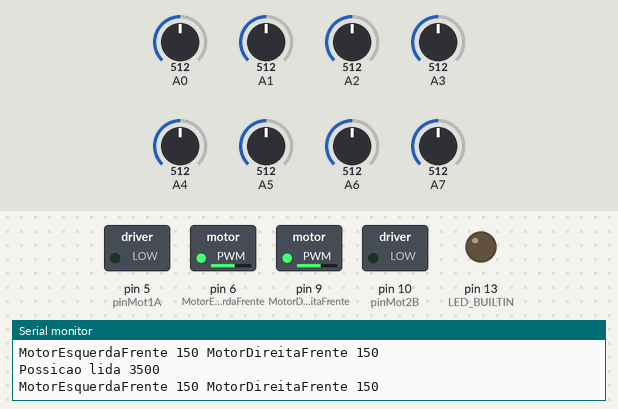
This sketch was run on a simulated Arduino Nano, built with avr-gcc and run on an emulated ATmega328P. Shown: switched loads named in the sketch (green lamp = pin HIGH), output pins drawn as LEDs (lit = HIGH), the last lines printed to the serial monitor. The test bench sets the inputs (shaded band); at power-on: A0 = 512, A1 = 512, A2 = 512, A3 = 512, A4 = 512, A5 = 512, A6 = 512, A7 = 512.

Above: at 11.2 s.
11.3 s: A0 set to 750
14.3 s: A0 set to 767
At 15.2 s:
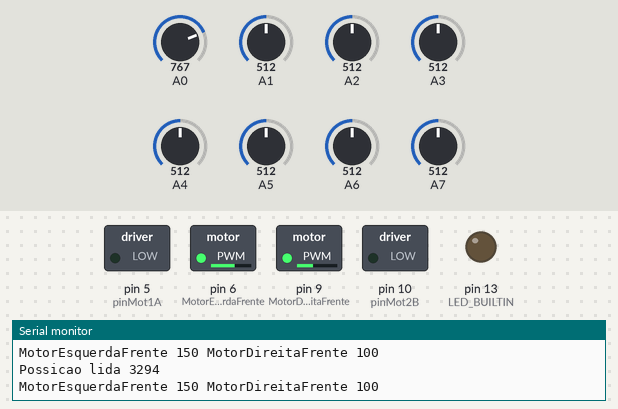
15.8 s: A0 set to 30
At 16.9 s:
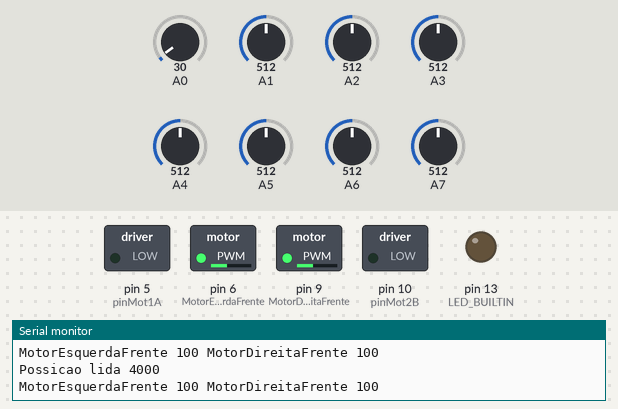
17.3 s: A0 set to 181
20.3 s: A0 set to 199
At 21.4 s:
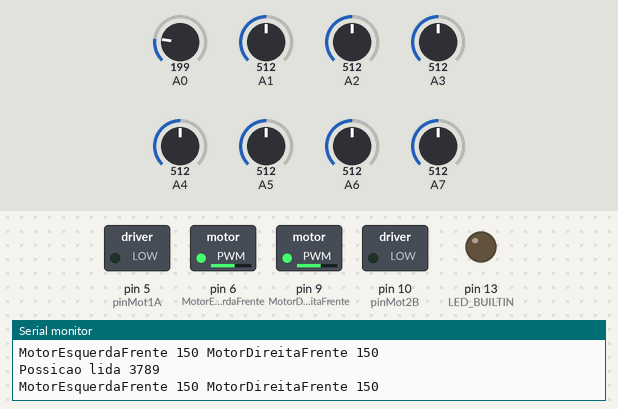
23.3 s: A1 set to 480
At 23.7 s:
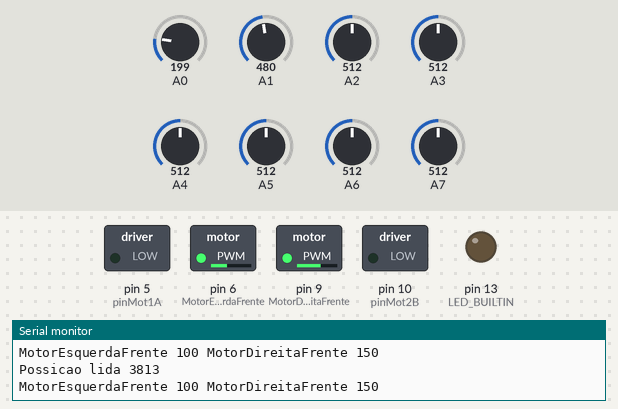
Timing chart, 0 to 25.8 s (numbered marks = the images above; inputs shaded):
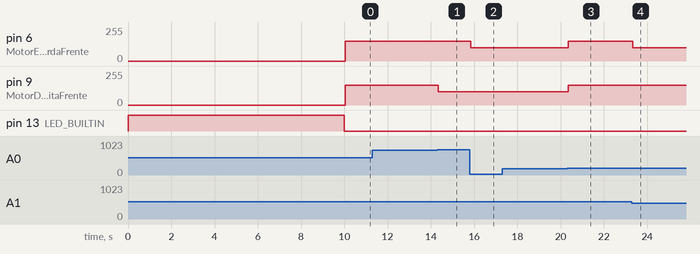

Measured:
- the behaviour switches between 759 and 760 on A0 (found by bisection; images 0 and 1)
- the behaviour switches between 189 and 190 on A0 (found by bisection; images 2 and 3)
- the behaviour switches between 499 and 498 on A1 (found by bisection; images 3 and 4)
- after the input at 14.3 s, pin 9 (MotorDireitaFrente): 150/255 → 100/255 after 0.05 s
- after the input at 15.8 s, pin 6 (MotorEsquerdaFrente): 150/255 → 100/255 at once
- after the input at 20.3 s, pin 6 (MotorEsquerdaFrente), pin 9 (MotorDireitaFrente): 100/255 → 150/255 after 0.06 s
- after the input at 23.3 s, pin 6 (MotorEsquerdaFrente): 150/255 → 100/255 at once

The sketch:

Teste03-10.ino
```cpp
#include <QTRSensors.h> //biblioteca do sensor

// This example is designed for use with six analog QTR sensors. These
// reflectance sensors should be connected to analog pins A0 to A5. The
// sensors' emitter control pin (CTRL or LEDON) can optionally be connected to
// digital pin 2, or you can leave it disconnected and remove the call to
// setEmitterPin().
//
// The setup phase of this example calibrates the sensors for ten seconds and
// turns on the Arduino's LED (usually on pin 13) while calibration is going
// on. During this phase, you should expose each reflectance sensor to the
// lightest and darkest readings they will encounter. For example, if you are
// making a line follower, you should slide the sensors across the line during
// the calibration phase so that each sensor can get a reading of how dark the
// line is and how light the ground is. Improper calibration will result in
// poor readings.
//
// The main loop of the example reads the calibrated sensor values and uses
// them to estimate the position of a line. You can test this by taping a piece
// of 3/4" black electrical tape to a piece of white paper and sliding the
// sensor across it. It prints the sensor values to the serial monitor as
// numbers from 0 (maximum reflectance) to 1000 (minimum reflectance) followed
// by the estimated location of the line as a number from 0 to 5000. 1000 means
// the line is directly under sensor 1, 2000 means directly under sensor 2,
// etc. 0 means the line is directly under sensor 0 or was last seen by sensor
// 0 before being lost. 5000 means the line is directly under sensor 5 or was
// last seen by sensor 5 before being lost.

QTRSensors qtr;

const uint8_t SensorCount = 8; //Declarando o número de sensores
uint16_t sensorValues[SensorCount];

  #define pinMot1A 5   //ESQUERDA - TRAZ
  #define MotorEsquerdaFrente 6   //ESQUERDA - FRENTE
  #define MotorDireitaFrente 9   //DIREITA - FRENTE
  #define pinMot2B 10  //DIREITA - TRAZ

  # define velocidade 150 // Define a velocidade padrão, pode variar de 0 (minimo) até 255 (máximo)
  int vVA;
  int vVB;

void setup()
{

Serial.begin(9600);
  // configure the sensors
  qtr.setTypeAnalog();
  qtr.setSensorPins((const uint8_t[]){A0,A1,A2,A3,A4,A5,A6,A7}, SensorCount);  // Declarando os sensores (onde estão ligados no arduino)
  qtr.setEmitterPin(2);

  pinMode(LED_BUILTIN, OUTPUT);
  digitalWrite(LED_BUILTIN, HIGH); //O LED do arduino liga para mostrar que está calibrando

  // analogRead() takes about 0.1 ms on an AVR.
  // 0.1 ms per sensor * 4 samples per sensor read (default) * 6 sensors
  // * 10 reads per calibrate() call = ~24 ms per calibrate() call.
  // Call calibrate() 400 times to make calibration take about 10 seconds.

  Serial.println("calibrando..."); //se abrir o serial monitor, aparecerá "calibrando"
  for (uint16_t i = 0; i < 400; i++)
  {
    qtr.calibrate();
  }
  digitalWrite(LED_BUILTIN, LOW); // O LED do arduino desliga para mostrar que a calibração terminou

 // Vai printar o menor valor da calibração

  for (uint8_t i = 0; i < SensorCount; i++)
  {
    Serial.print(qtr.calibrationOn.minimum[i]);
    Serial.print(' ');
  }
  Serial.println();

   // Vai printar o maior valor da calibração

  for (uint8_t i = 0; i < SensorCount; i++)
  {
    Serial.print(qtr.calibrationOn.maximum[i]);
    Serial.print(' ');
  }
  Serial.println();
  Serial.println();


 // Declarando os motores
  pinMode (pinMot1A, OUTPUT);
  pinMode (MotorEsquerdaFrente, OUTPUT);
  pinMode (MotorDireitaFrente, OUTPUT);
  pinMode (pinMot2B, OUTPUT);

  analogWrite (MotorEsquerdaFrente, LOW); //Low significa "desligado"
  analogWrite (MotorDireitaFrente, LOW);

}

void loop()
{
  // Nessa parte será printado as posições dos 8 sensores em conjunto, variando de 0 a 5000 --> 2500 provavelmente significa o meio
  // read calibrated sensor values and obtain a measure of the line position
  // from 0 to 5000 (for a white line, use readLineWhite() instead)
  uint16_t position = qtr.readLineBlack(sensorValues);

  // print the sensor values as numbers from 0 to 1000, where 0 means maximum
  // reflectance and 1000 means minimum reflectance, followed by the line
  // position
  /*for (uint8_t i = 0; i < SensorCount; i++)
  {
    //Serial.print(sensorValues[i]);
    //Serial.print('\t');
    //Primeiro Sensor
    if(i == 0) {

    }
  }
  Serial.print(sensorValues[0]);
  Serial.print(" - ");
  Serial.print(qtr.calibrationOn.minimum[0]+ 200);
  Serial.print('\t');
  Serial.print(sensorValues[1]);
  Serial.print(" - ");
  Serial.println(qtr.calibrationOn.minimum[1]+ 200);
  */

  Serial.print("Possicao lida ");
  Serial.print(position);
  Serial.println();
  //if(sensorValues[0] < qtr.calibrationOn.minimum[0] + 200) {
  //  digitalWrite (MotorEsquerdaFrente, LOW);
  //} else {
  //  analogWrite (MotorEsquerdaFrente, velocidade);
  //}

  //if(sensorValues[1] < qtr.calibrationOn.minimum[1] + 200) {
  //  digitalWrite (MotorDireitaFrente, LOW);
  //} else {
  //  analogWrite (MotorDireitaFrente, velocidade);
  //}

//delay(250);
    // Valores que foram calibrados na casa do rodrigo, provavelmente mudarão por conta de sombras e iluminação
    // esquerda
    if(position <= 3300) {
      vVB = velocidade - 50;  // Reduzimos a velocidade em x unidades para que o motor da esquerda fique lento e ele faça a curva para esquerda
      } else // reto
        if(position > 3300 && position < 3800) {
          vVA = velocidade;
          vVB = velocidade;
        }else // direita
         if((position >= 3800)) {
            vVA = velocidade - 50 ; // Reduzimos a velocidade em x unidades para que o motor da direita fique lento e ele faça a curva para a direita
          }
    analogWrite (MotorEsquerdaFrente, vVA); //Aqui esta dizendo que o motor da esquerda terá a velocidade de vVA
    analogWrite (MotorDireitaFrente, vVB);  //Aqui esta dizendo que o motor da direita terá a velocidade de vVB
    Serial.print("MotorEsquerdaFrente ");
    Serial.print(vVA);
    Serial.print(" MotorDireitaFrente ");
    Serial.println(vVB);


  /*if(sensorValues[0] < qtr.calibrationOn.minimum[0] + 200) {
    digitalWrite (MotorEsquerdaFrente, LOW);

  } else if (sensorValues[1] < qtr.calibrationOn.minimum[1] + 200) {
    digitalWrite (MotorDireitaFrente, LOW);

  } else if (sensorValues[0] > qtr.calibrationOn.minimum[0] + 200 && sensorValues[1] > qtr.calibrationOn.minimum[1] + 200) {
      analogWrite (MotorEsquerdaFrente, velocidade);
      analogWrite (MotorDireitaFrente, velocidade);

  } else {
    digitalWrite (MotorEsquerdaFrente, LOW);
  }*/

  //delay(50);
        }
```
